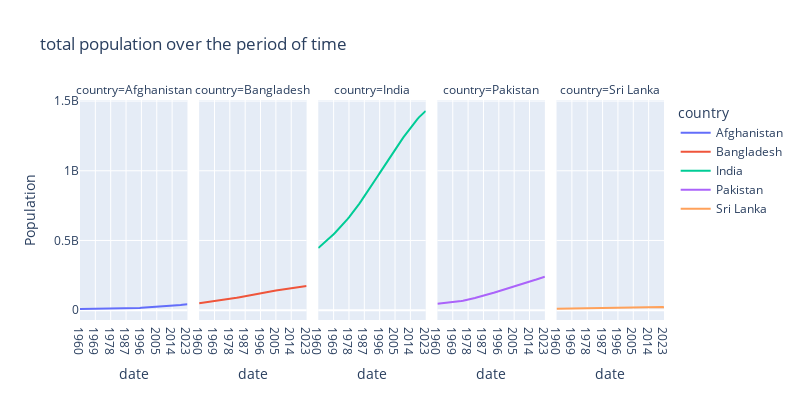

The code cell stored with this chart in its notebook:
### Code cell
fig6 = px.line(country5,x='date',
               y='Population',
               color='country',
               facet_col='country',
               title='total population over the period of time')
fig6.update_layout(width=800, height=400)
fig6.show()
